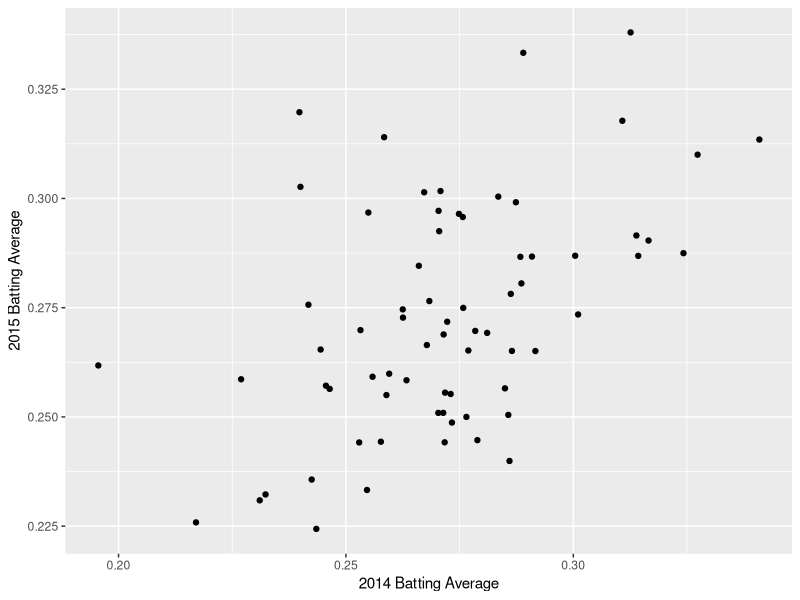
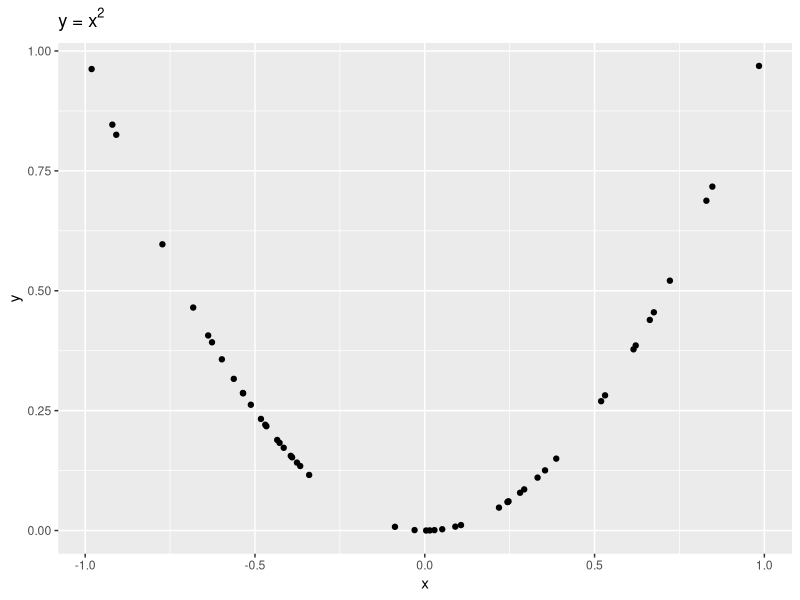
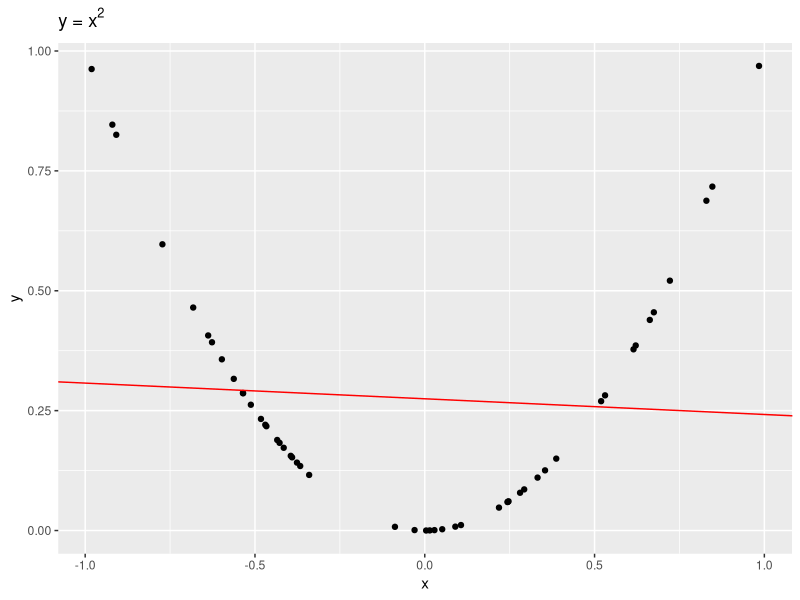
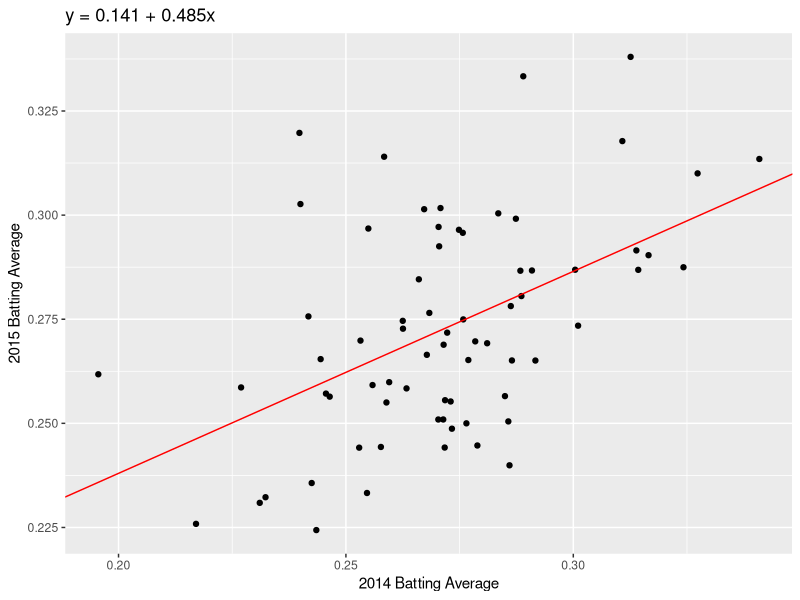
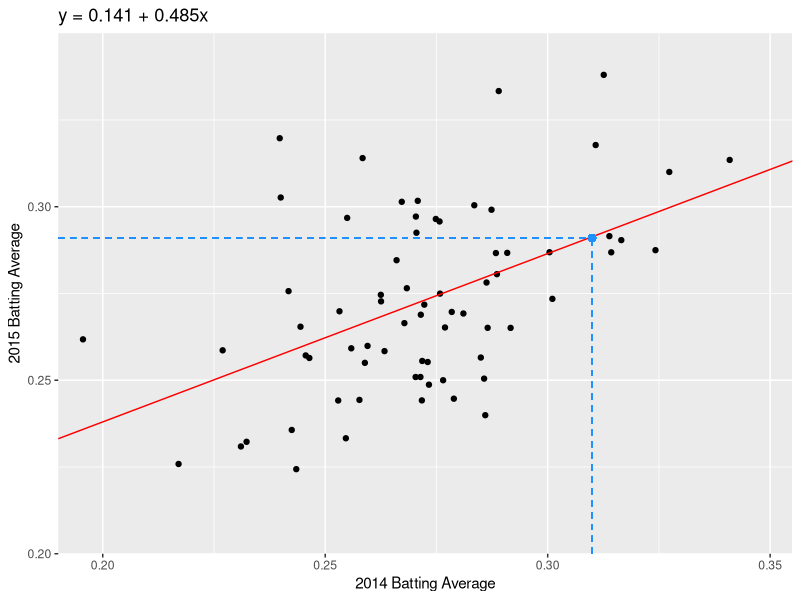
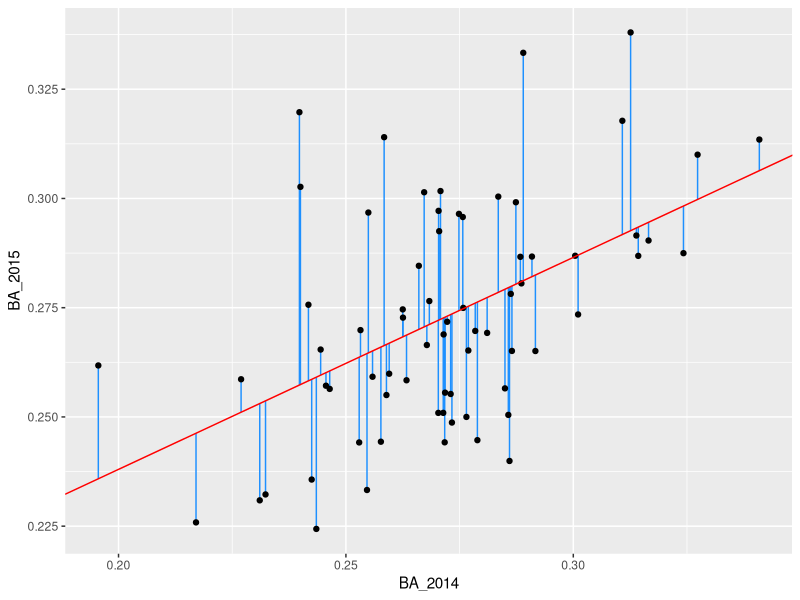
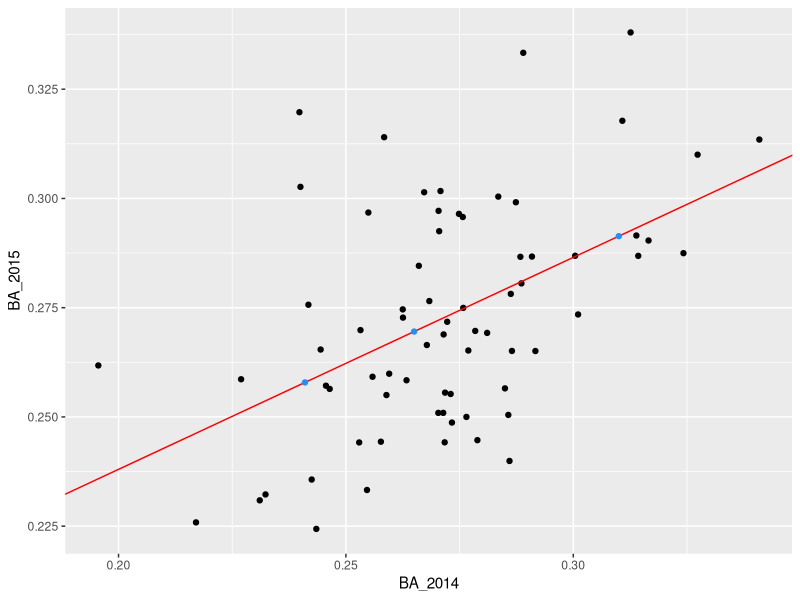
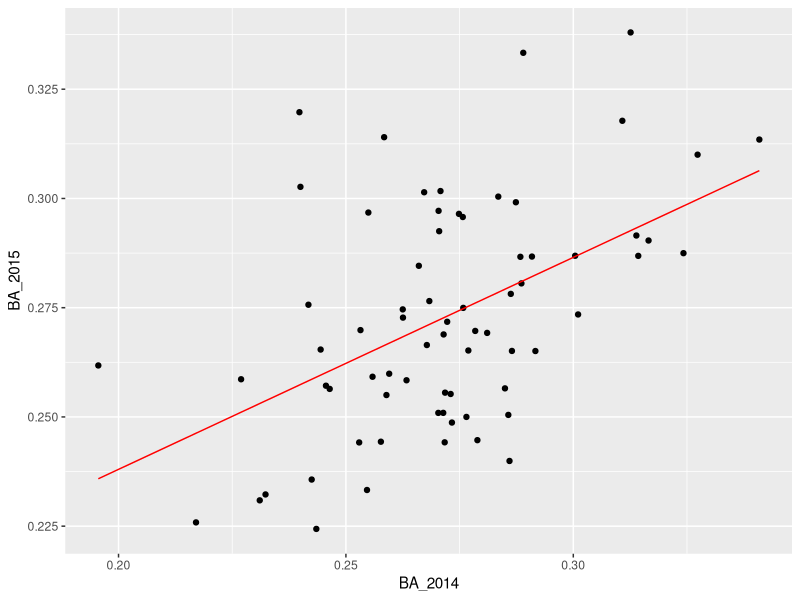

These charts were generated, in order, by the following R code:
## ---- chunk 1
knitr::opts_chunk$set(echo = TRUE, comment = "", prompt = TRUE, collapse = TRUE, tidy=FALSE)
## ---- chunk 2
library(tidyverse)
batting_2014_2015 <- read_csv("data/batting_2014_2015.csv")
## ---- chunk 3
g <- ggplot(data = batting_2014_2015)
g <- g + geom_point(aes(x = BA_2014, y = BA_2015))
g <- g + labs(x = "2014 Batting Average", y = "2015 Batting Average")
g
## ---- chunk 4
cor(batting_2014_2015[["BA_2014"]], batting_2014_2015[["BA_2015"]])
## ---- chunk 5
set.seed(1234)
x <- runif(50, -1, 1)
y <- x^2
dat <- data.frame(x = x, y = y)
eg <- ggplot(data = dat, aes(x, y)) + geom_point() + labs(title = expression(paste("y = ", x^2)))
eg
## ---- chunk 6
fit <- summary(lm(y~x, data = dat))
a  <- fit$coefficients[1,1]
b <- fit$coefficients[2,1]
eg <- eg + geom_abline(intercept = a, slope = b, color = "red")
eg
## ---- chunk 7
fit <- summary(lm(BA_2015~BA_2014, data = batting_2014_2015))
a_best   <- fit$coefficients[1,1]
b_best   <- fit$coefficients[2,1]
## ---- chunk 8
g <- g + geom_abline(intercept = 0.141, slope = 0.485, color = "red")
g <- g + labs(title = "y = 0.141 + 0.485x")
g
## ---- chunk 9
g <- ggplot(data = batting_2014_2015)
g <- g + geom_point(aes(x = BA_2014, y = BA_2015))
g <- g + labs(x = "2014 Batting Average", y = "2015 Batting Average")
g <- g + geom_abline(intercept = 0.141, slope = 0.485, color = "red")
g <- g + labs(title = "y = 0.141 + 0.485x")
g <- g + geom_segment(aes(x = 0.19, y = 0.291, yend = 0.291, xend = 0.31), linetype = "dashed", color = "dodgerblue")
g <- g + geom_segment(aes(x = 0.31, y = 0.20, yend = 0.291, xend = 0.31), linetype = "dashed", color = "dodgerblue")
g <- g + geom_point(aes(x = 0.31, y = 0.291), color = "dodgerblue", size = 2)
g <- g + ylim(0.2, 0.35)
g <- g + xlim(0.19, 0.355)
g <- g + coord_cartesian(expand = FALSE)
g
## ---- chunk 10
fit <- lm(BA_2015 ~ BA_2014, data = batting_2014_2015)
## ---- chunk 11
fit[["coefficients"]]
## ---- chunk 12
library(modelr)
## ---- chunk 13
rsquare(fit, batting_2014_2015)
## ---- chunk 14
batting_2014_2015 <- batting_2014_2015 %>% 
  add_predictions(fit) %>%
  add_residuals(fit)
batting_2014_2015
## ---- chunk 15
g <- ggplot(batting_2014_2015)
g <- g + geom_segment(aes(x = BA_2014, xend = BA_2014, y = BA_2015, yend = pred), color = "dodgerblue")
g <- g + geom_point(aes(x = BA_2014, y = BA_2015))
g <- g + geom_abline(intercept = 0.1409779, slope = 0.4851417, color = "red")
g
## ---- chunk 16
new_data <- tibble(BA_2014 = c(0.241, 0.31, 0.265))
new_pred <- predict(fit, new_data)
new_pred
## ---- chunk 17
new_data <- new_data %>%
  add_predictions(fit)
new_data
## ---- chunk 18
g <- ggplot(batting_2014_2015)
g <- g + geom_point(aes(x = BA_2014, y = BA_2015))
g <- g + geom_abline(intercept = 0.1409779, slope = 0.4851417, color = "red")
g <- g + geom_point(data = new_data, mapping = aes(x = BA_2014, y = pred), color = "dodgerblue")
g
## ---- chunk 19
grid <- batting_2014_2015 %>%
  data_grid(BA_2014)
grid
## ---- chunk 20
grid <- grid %>%
  add_predictions(fit)
## ---- chunk 21
ggplot(data = batting_2014_2015) +
  geom_point(aes(x = BA_2014, y = BA_2015)) +
  geom_line(data = grid, aes(x = BA_2014, y = pred), colour = "red")
